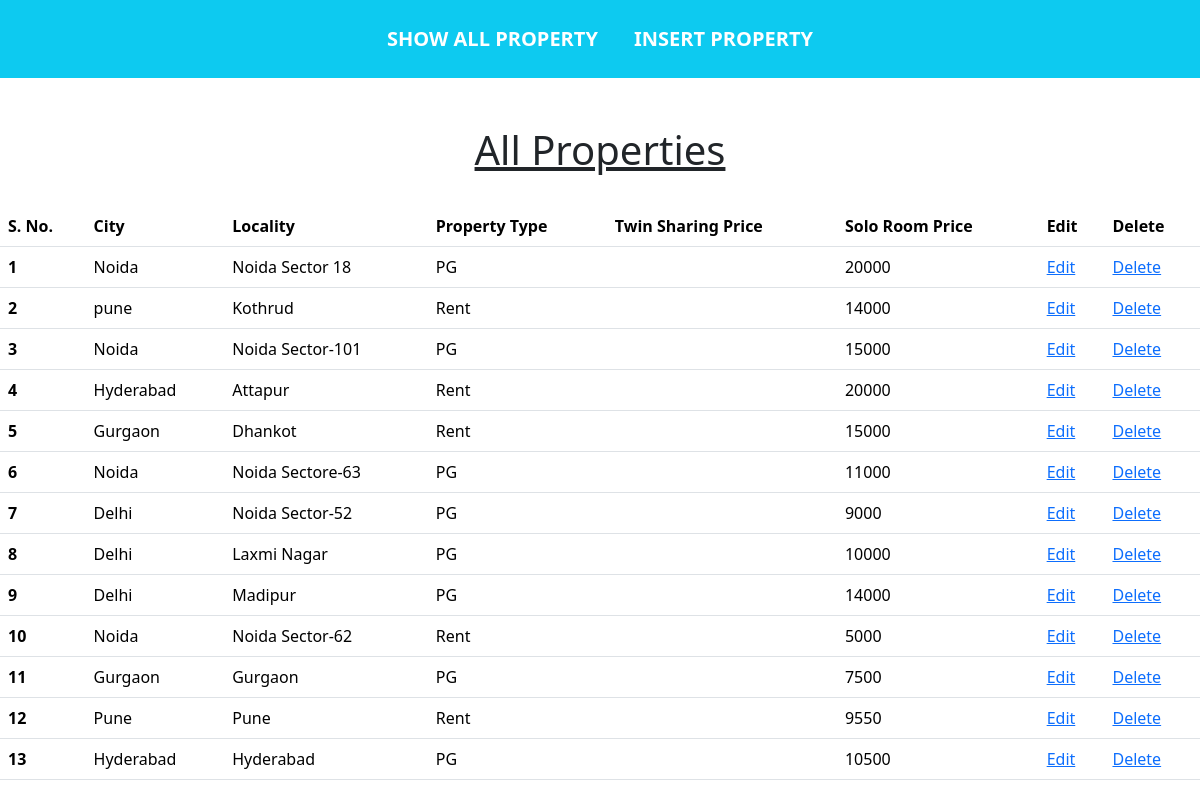
/admin/admin_index.php?show_all, run on the app's committed database.
### tables this page shows
CREATE TABLE `properties` (
  `s_id` int(50) NOT NULL,
  `property_owner` varchar(20) NOT NULL,
  `city` varchar(20) NOT NULL,
  `locality` varchar(20) NOT NULL,
  `property_type` varchar(20) NOT NULL,
  `gender` varchar(10) NOT NULL,
  `property_address` varchar(255) NOT NULL,
  `discount` varchar(15) NOT NULL,
  `solo_room_price` varchar(20) NOT NULL,
  `property_image` varchar(255) NOT NULL,
  `property_image2` varchar(255) NOT NULL,
  `property_image3` varchar(255) NOT NULL,
  `date` varchar(255) NOT NULL DEFAULT current_timestamp()
);

### admin/show_all.php (the view)
<h1 class="w-100 d-flex justify-content-center pb-4 text-decoration-underline  ">All Properties</h1>
<table class="table">
  <thead>
    <tr>
      <th scope="col">S. No.</th>
      <th scope="col">City</th>
      <th scope="col">Locality</th>
      <th scope="col">Property Type</th>
      <th scope="col">Twin Sharing Price</th>
      <th scope="col">Solo Room Price</th>
      <th scope="col">Edit</th>
      <th scope="col">Delete</th>
    </tr>
  </thead>
  <tbody>
    <?php
    $get_property = "SELECT * FROM `properties`";
    $result = mysqli_query($conn, $get_property);
    $number = 0;
    while($row = mysqli_fetch_assoc($result)){
        $property_id = $row['s_id'];
        $city = $row['city'];
        $locality = $row['locality'];
        $propery_type = $row['property_type'];
        $twin_sharing_price = $row['twin_sharing_price'];
        $solo_room_price = $row['solo_room_price'];
        $number++;
    ?>
    <tr>
      <th scope="row"><?php  echo  $number  ?></th>
      <td><?php  echo  $city  ?></td>
      <td><?php  echo $locality;  ?></td>
      <td><?php  echo $propery_type  ?></td>
      <td><?php  echo $twin_sharing_price  ?></td>
      <td><?php  echo $solo_room_price  ?></td>
      <td><a href='admin_index.php?edit_property=<?php echo $property_id ?>'>Edit</a></td>
      <td><a href='admin_index.php?delete_property=<?php echo $property_id ?>'>Delete</a></td>
    </tr>
    <?php
    }
    ?>
  </tbody>
</table>

### data on the page
properties: city "Noida", locality "Noida Sector 18", property_type "PG", solo_room_price "20000"
properties: city "pune", locality "Kothrud", property_type "Rent", solo_room_price "14000"
properties: city "Noida", locality "Noida Sector-101", property_type "PG", solo_room_price "15000"
properties: city "Hyderabad", locality "Attapur", property_type "Rent", solo_room_price "20000"
properties: city "Gurgaon", locality "Dhankot", property_type "Rent", solo_room_price "15000"
properties: city "Noida", locality "Noida Sectore-63", property_type "PG", solo_room_price "11000"
properties: city "Delhi", locality "Noida Sector-52", property_type "PG", solo_room_price "9000"
properties: city "Delhi", locality "Laxmi Nagar", property_type "PG", solo_room_price "10000"
properties: city "Delhi", locality "Madipur", property_type "PG", solo_room_price "14000"
properties: city "Noida", locality "Noida Sector-62", property_type "Rent", solo_room_price "5000"
properties: city "Gurgaon", locality "Gurgaon", property_type "PG", solo_room_price "7500"
properties: city "Pune", locality "Pune", property_type "Rent", solo_room_price "9550"
properties: city "Hyderabad", locality "Hyderabad", property_type "PG", solo_room_price "10500"
